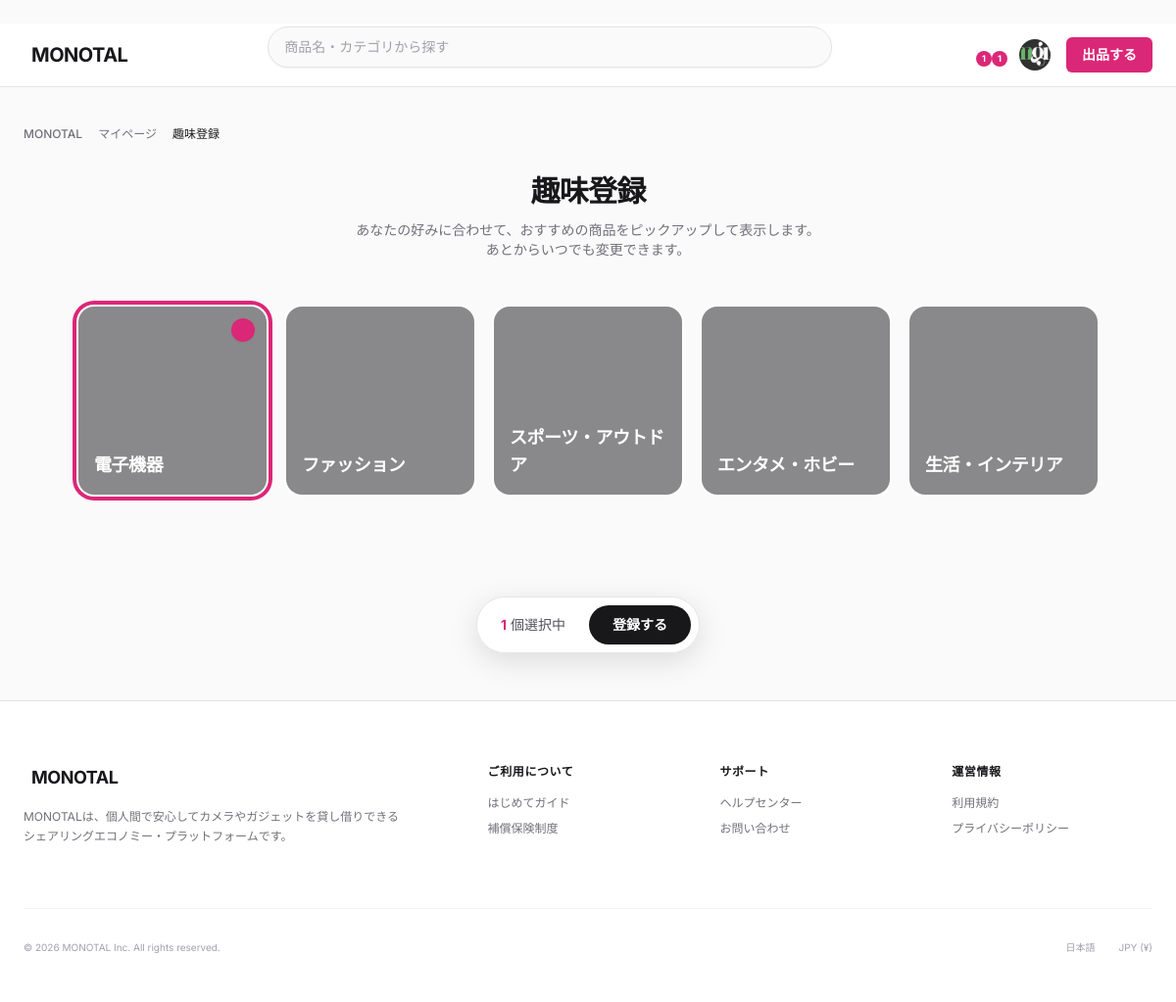
Page /monotal/interest/ (signed in) on the committed database.
### monotal/models.py (models this page shows, shortened)
class User(AbstractBaseUser, PermissionsMixin):
    user_id = models.AutoField(primary_key=True)
    user_name = models.CharField(max_length=100)
    display_name = models.CharField(max_length=100)
    email = models.EmailField(max_length=255)
    phone_number = models.CharField(max_length=20, default='')
    password_hash = models.CharField(max_length=255)
    login_attempt_count = models.IntegerField(default=0)
    last_login_datetime = models.DateTimeField(null=True, blank=True)
    user_status = models.ForeignKey(
        UserStatus,
        on_delete=models.PROTECT,
        db_column='user_status_id'
    )
    register_datetime = models.DateTimeField(auto_now_add=True)
    update_datetime = models.DateTimeField(auto_now=True)
    delete_datetime = models.DateTimeField(null=True, blank=True)
    user_image = models.ImageField(upload_to='user_images/', null=True, blank=True)
    bio = models.CharField(max_length=160, blank=True, default='')  # 自己紹介文（Twitter仕様: 160文字）
    is_staff = models.BooleanField(default=False)
    is_active = models.BooleanField(default=True)
    objects = UserManager()
    USERNAME_FIELD = 'email'
    REQUIRED_FIELDS = ['user_name', 'display_name']
    class Meta:
        db_table = 'T_User'
        verbose_name = 'ユーザー'
        verbose_name_plural = 'ユーザー'

class ProductCategory(models.Model):
    product_category_id = models.AutoField(primary_key=True)
    parent_product_category = models.ForeignKey(
        'self',
        on_delete=models.CASCADE,
        null=True,
        blank=True,
        related_name='subcategories',
        db_column='parent_product_category_id'
    )
    category_name = models.CharField(max_length=100)
    class Meta:
        db_table = 'M_ProductCategory'
        verbose_name = '商品カテゴリ'
        verbose_name_plural = '商品カテゴリ'

### monotal/views.py (the view, shortened to what this page needs)
class InterestSelectionView(LoginRequiredMixin, View):
    login_url = '/monotal/login/'
    def get(self, request, *args, **kwargs):
        categories = ProductCategory.objects.filter(
            parent_product_category__isnull=True
        ).order_by('product_category_id')
        selected_ids = list(
            UserHobby.objects.filter(user=request.user)
            .values_list('product_category_id', flat=True)
        )
        return render(request, 'interest_selection.html', {
            'categories': categories,
            'selected_ids': selected_ids,
        })

### monotal/context_processors.py (called while the page is built)
def rental_context(request):
    context = {
        'pending_rental_count': 0,
    }
    if request.user.is_authenticated:
        qs = RentalRequest.objects.filter(
            Q(requested_user=request.user) | Q(requester_user=request.user),
        ).exclude(
            rental_request_status_id__in=[3, 4, 5]  # 拒否・キャンセル・完了を除外
        )
        context['pending_rental_count'] = qs.count()
        import sys
        print(f"[rental_context] user={request.user.user_name} count={qs.count()} query={qs.query}", file=sys.stderr)
    return context

def notification_context(request):
    context = {
        'unread_notification_count': 0,
    }
    if request.user.is_authenticated:
        read_notification_ids = NotificationRead.objects.filter(
            user=request.user,
            notification_read_status_id=2  # 既読
        ).values_list('notification_id', flat=True)
        target_notification_ids = NotificationTargetUser.objects.filter(
            user=request.user
        ).values_list('notification_id', flat=True)
        context['unread_notification_count'] = target_notification_ids.exclude(
            notification_id__in=read_notification_ids
        ).count()
    return context

### templates/interest_selection.html (shortened to what this page needs)
﻿{% extends 'base.html' %}
{% load static %}
{% block extra_css %}
<link rel="stylesheet" type="text/css" href="{% static 'css/interest_selection.css' %}">
{% endblock %}
{% block content %}
<main class="flex-1 w-full mx-auto max-w-[1400px] px-4 lg:px-6 py-10 pb-10 flex flex-col relative">
    <nav class="mb-8 flex text-xs font-medium text-zinc-500 overflow-x-auto whitespace-nowrap">
        <ol class="flex items-center space-x-2">
            <li><a href="{% url 'index' %}" class="hover:underline hover:text-pink-600">MONOTAL</a></li>
            <li><a href="{% url 'mypage_browsing_history' %}" class="hover:underline hover:text-pink-600">マイページ</a></li>
            <li class="text-zinc-900">趣味登録</li>
        </ol>
    </nav>
    <div class="text-center max-w-2xl mx-auto mb-12">
        <h1 class="text-2xl md:text-3xl font-bold tracking-tight text-zinc-900 mb-3">
            趣味登録
        </h1>
        <p class="text-sm text-zinc-500">
            あなたの好みに合わせて、おすすめの商品をピックアップして表示します。<br class="hidden md:inline">
            あとからいつでも変更できます。
        </p>
    </div>
    <form id="interestForm" method="post" action="">
        <div class="grid grid-cols-3 md:grid-cols-5 gap-4 md:gap-5 mb-12 max-w-[1040px] mx-auto" id="interestGrid">
            {% for category in categories %}
            <div class="relative aspect-square group cursor-pointer"
                 data-category-id="{{ category.product_category_id }}"
                 onclick="toggleSelection(this)">
                <div class="w-full h-full rounded-2xl overflow-hidden relative {% if category.product_category_id in selected_ids %}ring-4 ring-pink-600 ring-offset-2 shadow-sm{% else %}ring-0 ring-transparent ring-offset-2 hover:ring-2 hover:ring-zinc-200{% endif %} transition-all duration-200 bg-zinc-100">
                    {% if category.image and category.image.image %}
                    <img src="{{ category.image.image.url }}" class="w-full h-full object-cover {% if category.product_category_id in selected_ids %}opacity-90{% endif %} transition-transform duration-700 group-hover:scale-110">
                    {% else %}
                    <div class="w-full h-full flex items-center justify-center bg-zinc-200">
                    </div>
                    {% endif %}
                    <div class="absolute inset-0 bg-black/40 group-hover:bg-black/50 transition-colors"></div>
                    <div class="absolute bottom-4 left-4 right-4">
                        <span class="block text-white font-bold text-base md:text-lg tracking-tight leading-tight">{{ category.category_name }}</span>
                    </div>
                    <div class="absolute top-3 right-3 h-6 w-6 rounded-full bg-pink-600 flex items-center justify-center text-white shadow-sm transition-transform duration-200 {% if category.product_category_id in selected_ids %}scale-100{% else %}scale-0{% endif %}">
                    </div>
                </div>
            </div>
            {% endfor %}
        </div>
    </form>
</main>
<div class="sticky bottom-6 left-0 right-0 z-40 flex justify-center px-4 pointer-events-none mb-12">
    <div class="bg-white/90 backdrop-blur-md border border-zinc-200 p-2 pl-6 pr-2 rounded-full shadow-[0_8px_30px_rgb(0,0,0,0.12)] flex items-center gap-6 pointer-events-auto transform transition-all duration-300 hover:scale-[1.02]">
        <div class="text-sm font-medium text-zinc-600">
            <span id="selected-count" class="font-bold text-pink-600">0</span> 個選択中
        </div>
        <button type="button" id="submitBtn" class="bg-zinc-900 text-white hover:bg-zinc-800 px-6 py-2.5 rounded-full font-bold text-sm transition-colors flex items-center gap-2">
            登録する
        </button>
    </div>
</div>
{% endblock %}

### templates/base.html (shortened to what this page needs)
<!DOCTYPE html>
<html lang="ja">
<head>
    <script src="https://cdn.tailwindcss.com"></script>
    {% block extra_css %}{% endblock %}
</head>
<body class="bg-zinc-50 text-zinc-900 antialiased selection:bg-pink-600 selection:text-white flex flex-col min-h-screen pb-20 md:pb-0">
    <header class="sticky top-0 z-50 w-full border-b border-zinc-200 bg-white/95 backdrop-blur-md">
        <div class="mx-auto flex h-16 max-w-[1200px] items-center justify-between gap-6 px-4 lg:px-6">
            <a href="{% url 'index' %}" class="flex-shrink-0 group flex items-center gap-2">
                <span class="text-xl font-bold tracking-tight text-zinc-900 uppercase group-hover:text-pink-600 transition-colors">MONOTAL</span>
            </a>
            <form method="GET" action="{% url 'product_list' %}" class="hidden md:flex flex-1 max-w-xl relative" id="header-search-form">
                <div class="flex-1 relative">
                    <input
                        type="text"
                        name="q"
                        id="header-search-input"
                        value="{{ request.GET.q|default:'' }}"
                        placeholder="商品名・カテゴリから探す"
                        autocomplete="off"
                        class="w-full rounded-full border border-zinc-200 bg-zinc-50 py-2.5 pl-4 pr-10 text-sm text-zinc-900 placeholder-zinc-400 focus:border-pink-600 focus:ring-1 focus:ring-pink-600 focus:outline-none focus:bg-white transition-all shadow-sm"
                    >
                </div>
            </form>
            <div class="flex items-center gap-3 lg:gap-4">
                {% if user.is_authenticated %}
                    <a href="{% url 'mypage_rental_management' %}" class="relative text-zinc-500 hover:text-zinc-900 transition-colors" title="レンタル管理">
                        {% if pending_rental_count %}
                        <span class="absolute -top-1 -right-1 h-4 w-4 rounded-full bg-pink-600 text-[9px] font-bold text-white flex items-center justify-center">{{ pending_rental_count }}</span>
                        {% endif %}
                    </a>
                    <div class="relative" id="notification-dropdown-container">
                        <button id="notification-dropdown-btn" class="relative text-zinc-500 hover:text-zinc-900 transition-colors">
                            {% if unread_notification_count > 0 %}
                            <span id="notification-badge" class="absolute -top-1 -right-1 h-4 w-4 rounded-full bg-pink-600 text-[9px] font-bold text-white flex items-center justify-center">{{ unread_notification_count }}</span>
                            {% endif %}
                        </button>
                    </div>
                    <div class="relative" id="profile-dropdown-container">
                        <button id="profile-dropdown-btn" class="h-8 w-8 rounded-full bg-zinc-100 flex items-center justify-center overflow-hidden hover:ring-2 hover:ring-pink-600 transition-all">
                            {% if user.user_image %}
                                <img src="{{ user.user_image.url }}" alt="{{ user.display_name }}" class="h-full w-full object-cover">
                            {% else %}
                                <span class="iconify text-zinc-500" data-icon="lucide:user" data-width="16" data-height="16"></span>
                            {% endif %}
                        </button>
                    </div>
                    <a href="{% url 'create_sell' %}" class="rounded-md bg-pink-600 px-4 py-2 text-sm font-semibold text-white transition-all hover:bg-pink-700 shadow-sm flex items-center gap-2">
                        <span>出品<span class="hidden lg:inline">する</span></span>
                    </a>
                {% endif %}
            </div>
        </div>
    </header>
    {% block content %}{% endblock %}
    <footer class="border-t border-zinc-200 bg-white pt-16 pb-24 md:pb-12 mt-auto">
        <div class="mx-auto max-w-[1200px] px-6">
            <div class="grid grid-cols-2 md:grid-cols-4 lg:grid-cols-5 gap-8 mb-16">
                <div class="col-span-2 space-y-4">
                    <a href="{% url 'index' %}" class="flex items-center gap-2 mb-4">
                        <span class="text-lg font-bold tracking-tight text-zinc-900 uppercase">MONOTAL</span>
                    </a>
                    <p class="text-xs text-zinc-500 leading-relaxed max-w-sm">
                        MONOTALは、個人間で安心してカメラやガジェットを貸し借りできるシェアリングエコノミー・プラットフォームです。
                    </p>
                </div>
                <div>
                    <h4 class="text-xs font-semibold text-zinc-900 mb-4 uppercase tracking-wider">ご利用について</h4>
                    <ul class="space-y-2.5 text-xs text-zinc-500 font-medium">
                        <li><a href="#" class="hover:text-pink-600 transition-colors">はじめてガイド</a></li>
                        <li><a href="#" class="hover:text-pink-600 transition-colors">補償保険制度</a></li>
                    </ul>
                </div>
                <div>
                    <h4 class="text-xs font-semibold text-zinc-900 mb-4 uppercase tracking-wider">サポート</h4>
                    <ul class="space-y-2.5 text-xs text-zinc-500 font-medium">
                        <li><a href="#" class="hover:text-pink-600 transition-colors">ヘルプセンター</a></li>
                        <li><a href="#" class="hover:text-pink-600 transition-colors">お問い合わせ</a></li>
                    </ul>
                </div>
                <div>
                     <h4 class="text-xs font-semibold text-zinc-900 mb-4 uppercase tracking-wider">運営情報</h4>
                    <ul class="space-y-2.5 text-xs text-zinc-500 font-medium">
                        <li><a href="{% url 'terms_of_service' %}" class="hover:text-pink-600 transition-colors">利用規約</a></li>
                        <li><a href="{% url 'privacy_policy' %}" class="hover:text-pink-600 transition-colors">プライバシーポリシー</a></li>
                    </ul>
                </div>
            </div>
            <div class="border-t border-zinc-100 pt-8 flex flex-col md:flex-row justify-between items-center gap-4">
                <p class="text-[10px] text-zinc-400">© 2026 MONOTAL Inc. All rights reserved.</p>
                <div class="flex items-center gap-6">
                    <span class="text-[10px] text-zinc-400">日本語</span>
                    <span class="text-[10px] text-zinc-400">JPY (¥)</span>
                </div>
            </div>
        </div>
    </footer>
    {% load static %}
</body>
</html>

### templates/base.html (style rules this page uses)
body { font-family: 'Inter', sans-serif; }

### rows in the picture
User: user_image (picture)
ProductCategory: category_name "電子機器"
ProductCategory: category_name "ファッション"
ProductCategory: category_name "スポーツ・アウトドア"
ProductCategory: category_name "エンタメ・ホビー"
ProductCategory: category_name "生活・インテリア"

### other values in the picture
{{ pending_rental_count }} "1"
{{ unread_notification_count }} "1"
